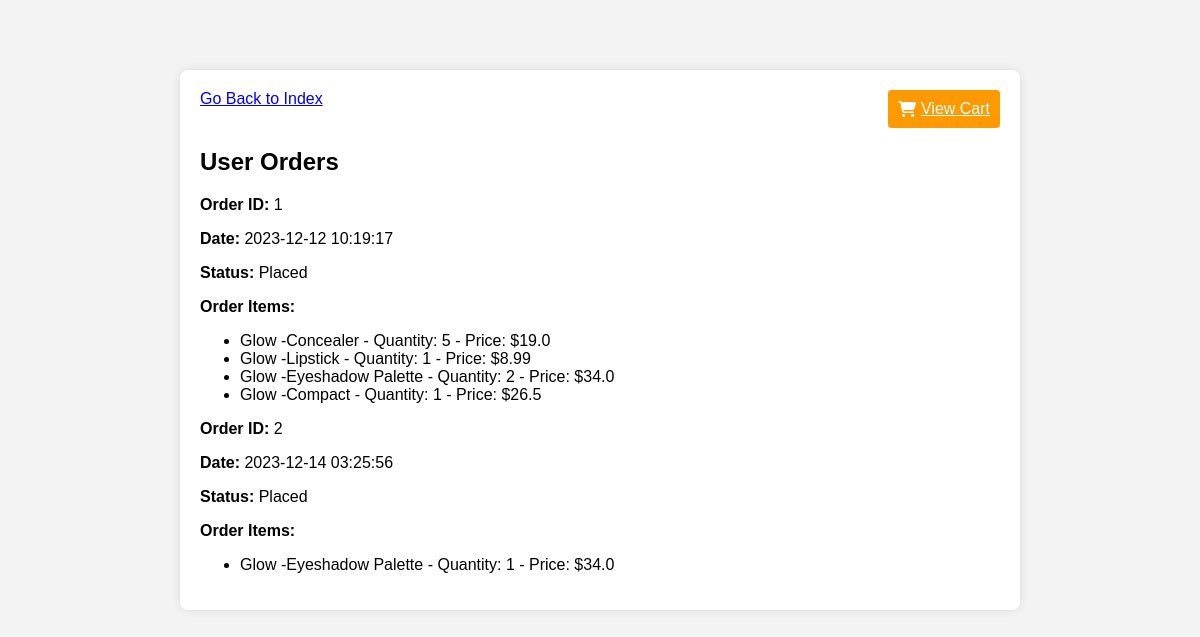
/orders (signed in), run on an earlier commit of the app's database.
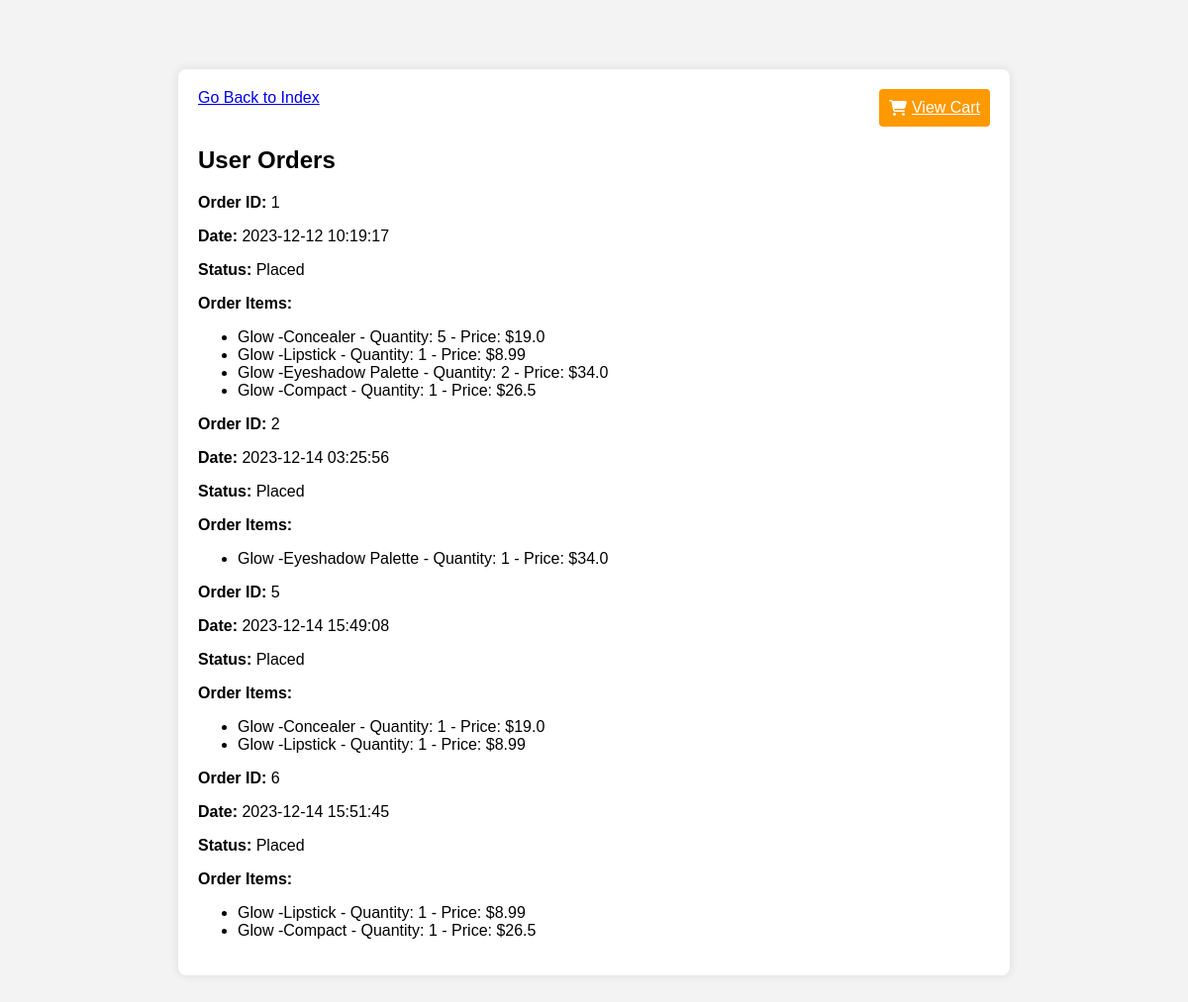
And on a later commit of the database.
### app.py (models this page shows)
class Order(db.Model):
    order_id = db.Column(db.Integer, primary_key=True)
    user_id = db.Column(db.Integer, db.ForeignKey('user.user_id'), nullable=False)
    order_date = db.Column(db.DateTime, default=db.func.current_timestamp(timezone='Asia/Kolkata'))
    status = db.Column(db.String(50))

class Product(db.Model):
    product_id = db.Column(db.Integer, primary_key=True)
    name = db.Column(db.String(100), nullable=False, unique=True)
    description = db.Column(db.Text)
    price = db.Column(db.Float, nullable=False)
    image_url = db.Column(db.String(255))
    carts = db.relationship('Cart', backref='product', lazy=True)

class OrderItem(db.Model):
    order_item_id = db.Column(db.Integer, primary_key=True)
    order_id = db.Column(db.Integer, db.ForeignKey('order.order_id'), nullable=False)
    product_id = db.Column(db.Integer, db.ForeignKey('product.product_id'), nullable=False)
    quantity = db.Column(db.Integer)
    price = db.Column(db.Float)

### app.py (the view)
@app.route('/orders', methods=['GET'])
@login_required
def user_orders():
        user_id = session.get('user_id')
        orders = Order.query.filter_by(user_id=user_id).all()
        user_orders = []
        for order in orders:
            order_details = {
                'order_id': order.order_id,
                'order_date': order.order_date,
                'status': order.status,
                'order_items': []
            }
            order_items = OrderItem.query.filter_by(order_id=order.order_id).all()
            for order_item in order_items:
                products=Product.query.filter_by(product_id=order_item.product_id).first()
                item = {
                    'product_id': products.product_id,
                    'product_name':products.name,
                    'quantity': order_item.quantity,
                    'price': order_item.price
                }
                order_details['order_items'].append(item)
            user_orders.append(order_details)
        return render_template('orders.html',orders= user_orders), 200

### app.py (called while the page is built)
def login_required(f):
    @wraps(f)
    def decorated_function(*args, **kwargs):
        if session.get("user_id") is None:
            return redirect("/login")
        return f(*args, **kwargs)
    return decorated_function

### templates/orders.html (shortened to what this page needs)
<!DOCTYPE html>
<html lang="en">
<head>
    <link rel="stylesheet" href="https://cdnjs.cloudflare.com/ajax/libs/font-awesome/6.4.2/css/all.min.css"
 />
</head>
<body>
    <div class="container">
        <div class="nav">
            <div>
                <a href="/">Go Back to Index</a>
            </div>
            <div class="nav-cart border">
                <i class="fa-solid fa-cart-shopping"></i>
                <a href="/cart" style="color: white;"> View Cart</a>
            </div>
        </div>
        <h2>User Orders</h2>
        {% for order in orders %}
            <div class="order">
                <div class="order-details">
                    <p><strong>Order ID:</strong> {{ order.order_id }}</p>
                    <p><strong>Date:</strong> {{ order.order_date }}</p>
                    <p><strong>Status:</strong> {{ order.status }}</p>
                </div>
                <div class="order-items">
                    <p><strong>Order Items:</strong></p>
                    <ul>
                        {% for item in order.order_items %}
                            <li>
                                {{ item.product_name }} - Quantity: {{ item.quantity }} - Price: ${{ item.price }}
                            </li>
                        {% endfor %}
                    </ul>
                </div>
            </div>
        {% endfor %}
    </div>
</body>
</html>

What changed in the data, as far as the page shows it:
added Order: order_id "5", order_date "2023-12-14 15:49:08", status "Placed", {{ item.product_name }} "Glow -Concealer" "Glow -Lipstick", quantity "1" "1"
added OrderItem: price "19.0"
added OrderItem: price "8.99"
added Order: order_id "6", order_date "2023-12-14 15:51:45", status "Placed", {{ item.product_name }} "Glow -Lipstick" "Glow -Compact", quantity "1" "1"
added OrderItem: price "8.99"
added OrderItem: price "26.5"
